Frame 1 (no input): blank canvas, image omitted
Frame 60 (the mouse pressed at the canvas centre just before this capture): blank canvas, image omitted
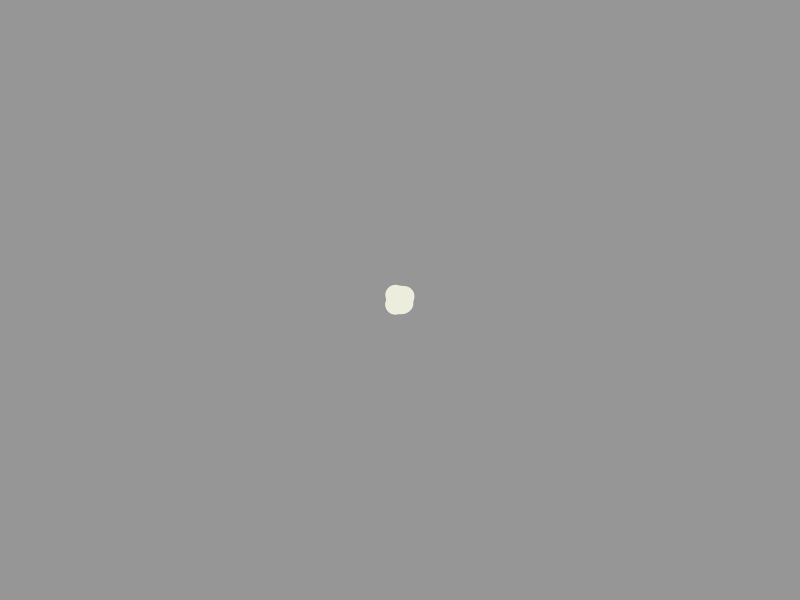
Frame 120 (the mouse held since frame 60 and released just before this capture)

The Processing sketch whose frames 1 and 60 were blank and that drew this single picture after the mouse press (run headless with seeded random() and noise(); from frame 60 on, the mouse is pressed at the canvas centre):

// Processing sketch: processing_49477
// ── processing_49477.pde

float maxSize = 10;
float minSize = 2;
float currentSize = 2;
void setup(){
  size(800,600);
  background(150);
  fill(#ededde);
  noStroke();
  smooth();
}

void draw(){
  if(mousePressed){
    if(currentSize < maxSize){
      currentSize += 0.2;
    }
    translate(mouseX,mouseY);
      ellipse(random(currentSize) - currentSize*0.5,random(currentSize) - currentSize*0.5, currentSize*2,currentSize*2);
      ellipse(random(currentSize*0.5) - currentSize*0.25,random(currentSize*0.5) - currentSize*0.25, currentSize,currentSize);
      ellipse(random(currentSize * 0.8)- currentSize * 0.4,random(currentSize * 0.8)- currentSize * 0.4, currentSize * 0.8,currentSize * 0.8);
    translate(-mouseX,-mouseY);
  }
}

void mouseReleased(){
  currentSize = minSize;
}
